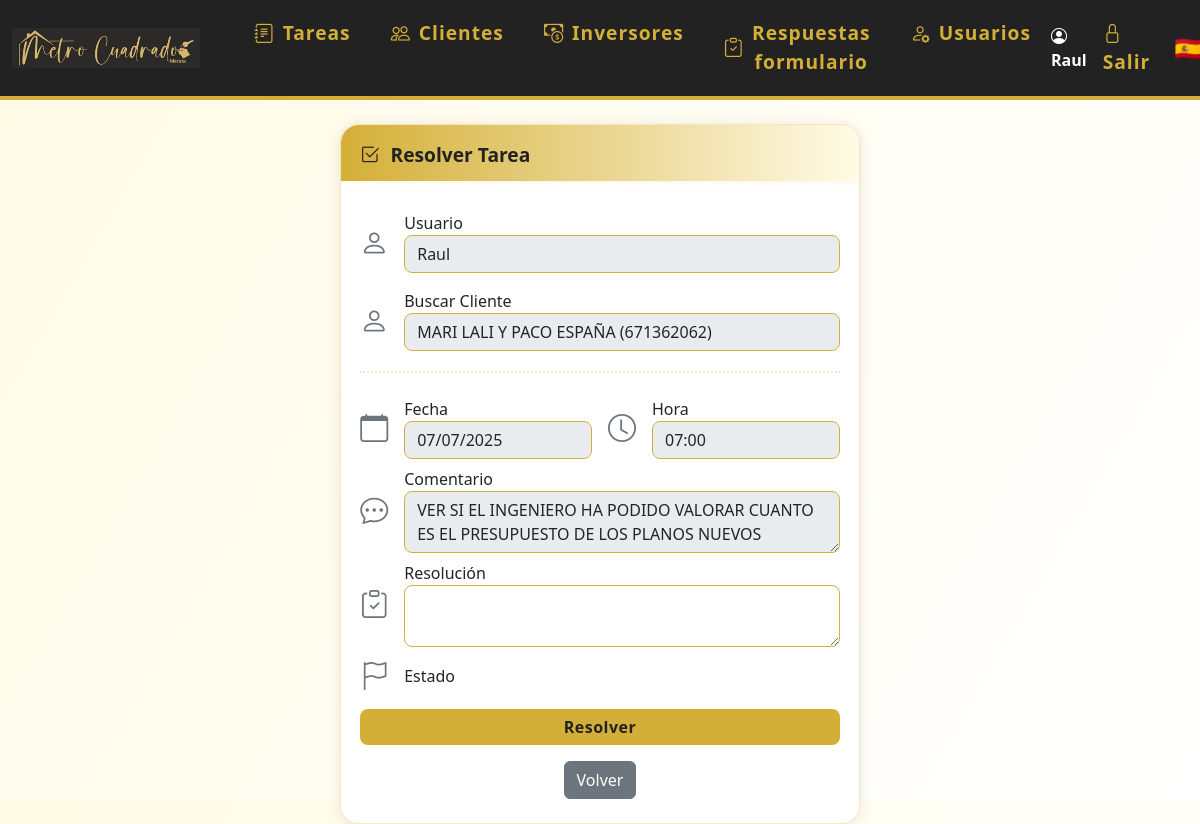
/editar_tarea/10 (signed in), run on an earlier commit of the app's database.
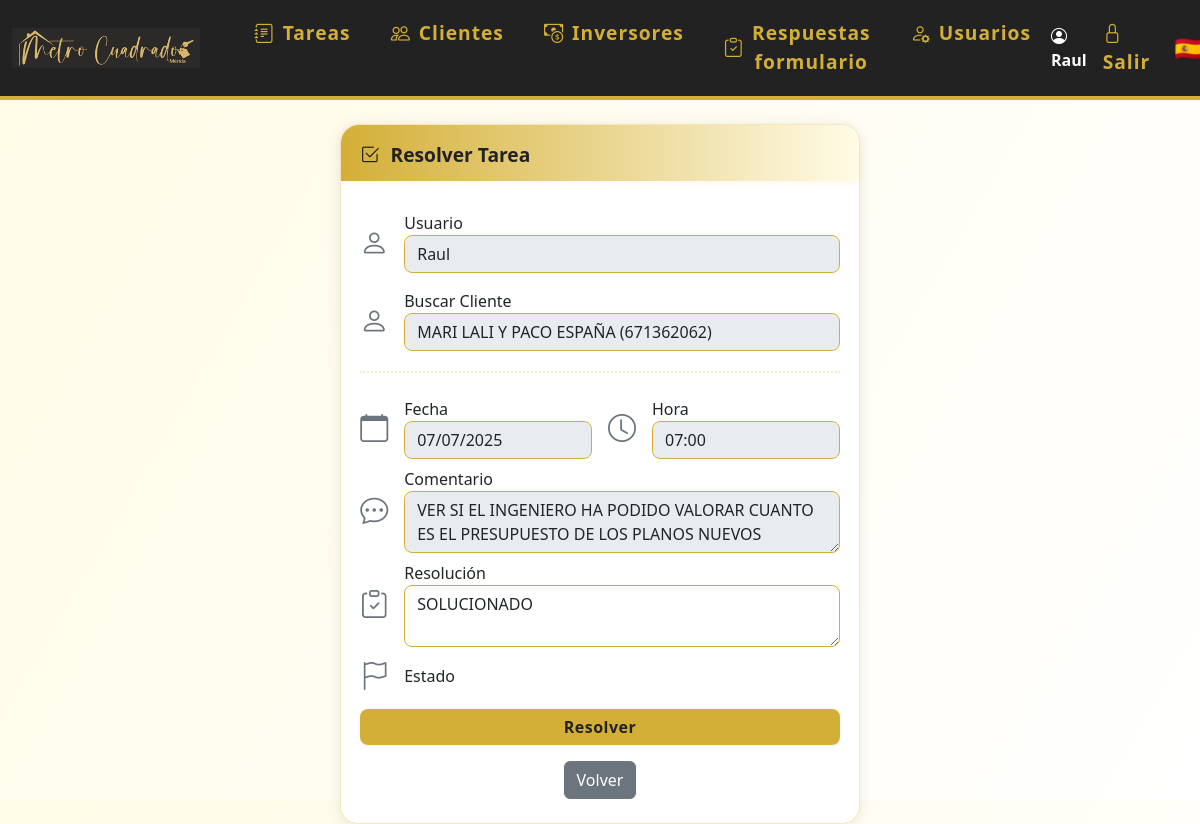
And on a later commit of the database.
### models.py (models this page shows)
class Tarea(db.Model):
    id = db.Column(db.Integer, primary_key=True)
    usuario_id = db.Column(db.Integer, db.ForeignKey('usuario.id'))
    cliente_id = db.Column(db.Integer, db.ForeignKey('cliente.id'))
    fecha = db.Column(db.Date, nullable=False)
    hora = db.Column(db.Time, nullable=True)
    comentario = db.Column(db.Text)
    resolucion = db.Column(db.Text)
    estado = db.Column(db.String(20), nullable=False, default='por_hacer')  # por_hacer, ha_comprado, ha_alquilado, cancelado
    cliente = db.relationship('Cliente', back_populates='tareas')
    usuario = db.relationship('Usuario', back_populates='tareas')

### app.py (the view, shortened to what this page needs)
@app.route('/editar_tarea/<int:tarea_id>', methods=['GET', 'POST'])
@login_required
def editar_tarea(tarea_id):
    tarea = Tarea.query.get_or_404(tarea_id)
    form = ResolverTareaForm(obj=tarea)
    form.usuario_id.choices = [(u.id, u.nombre) for u in Usuario.query.all()]
    if request.method == 'GET':
        form.usuario_id.data = tarea.usuario_id
        if tarea.cliente:
            form.cliente_nombre.data = f"{tarea.cliente.nombre} ({tarea.cliente.telefono})"
            form.cliente_id.data = tarea.cliente_id
            form.estado.data = tarea.estado
    form.estado.render_kw = {'style': 'display:none;'}
    return render_template('editar_tarea.html', form=form, tarea=tarea)

### forms.py
class ResolverTareaForm(FlaskForm):
    usuario_id = SelectField('Usuario', coerce=int, choices=[], validators=[DataRequired()])
    cliente_id = HiddenField('Cliente ID', validators=[Optional()])
    cliente_nombre = StringField('Buscar Cliente', validators=[Optional()])
    fecha = DateField('Fecha', validators=[DataRequired()])
    comentario = TextAreaField('Comentario')
    resolucion = TextAreaField('Resolución')
    estado = SelectField('Estado', choices=[('por_hacer', 'Por hacer'), ('pendiente', 'Standby'), ('cancelado', 'Cancelado'), ('reagendada', 'Reagendada')], validators=[DataRequired()])
    submit = SubmitField('Resolver tarea')

### app.py (called while the page is built)
@login_manager.user_loader
def load_user(user_id):
    return Usuario.query.get(int(user_id))

### templates/editar_tarea.html (shortened to what this page needs)
{% extends 'base.html' %}
{% block content %}
<div class="card" style="max-width:520px;margin:auto;">
  <div class="card-header-gradient">
    <span class="icon"><i class="bi bi-check2-square"></i></span> Resolver Tarea
  </div>
  <form method="POST" id="resolver-form" style="padding:0.7rem 0 0 0;">
      <div class="d-flex align-items-center gap-3 mb-3">
          <i class="bi bi-person fs-3 text-secondary"></i>
          <div class="w-100">
              {{ form.usuario_id.label }}
              {{ form.usuario_id(class_='form-control', disabled=true) }}
          </div>
      </div>
      <div class="d-flex align-items-center gap-3 mb-3">
          <i class="bi bi-person fs-3 text-secondary"></i>
          <div class="w-100 position-relative">
              {{ form.cliente_nombre.label }}
              {{ form.cliente_nombre(class_='form-control', disabled=true) }}
          </div>
      </div>
      <hr class="decor-sep">
      <div class="d-flex gap-3">
        <div class="d-flex align-items-center gap-3 mb-2 w-50">
            <i class="bi bi-calendar fs-3 text-secondary"></i>
            <div class="w-100">
                {{ form.fecha.label }}
                {{ form.fecha(class_='form-control', disabled=true) }}
            </div>
        </div>
        <div class="d-flex align-items-center gap-3 mb-2 w-50">
            <i class="bi bi-clock fs-3 text-secondary"></i>
            <div class="w-100">
                <label>Hora</label>
                <input class="form-control" value="{{ tarea.hora.strftime('%H:%M') if tarea.hora else '' }}" disabled>
            </div>
        </div>
      </div>
      <div class="d-flex align-items-center gap-3 mb-2">
          <i class="bi bi-chat-dots fs-3 text-secondary"></i>
          <div class="w-100">
              {{ form.comentario.label }}
              {{ form.comentario(class_='form-control', disabled=true) }}
          </div>
      </div>
      <div class="d-flex align-items-center gap-3 mb-2">
          <i class="bi bi-clipboard-check fs-3 text-secondary"></i>
          <div class="w-100">
              {{ form.resolucion.label }}
              {{ form.resolucion(class_='form-control', rows=2) }}
          </div>
      </div>
      <div class="d-flex align-items-center gap-3 mb-2">
          <i class="bi bi-flag fs-3 text-secondary"></i>
          <div class="w-100">
              {{ form.estado.label }}
          </div>
      </div>
      <div id="resolver-btns">
        <button type="button" class="btn btn-primary w-100 mt-1" id="btn-resolver">Resolver</button>
      </div>
  </form>
  <div class="mt-3 text-center">
    <button type="button" class="btn btn-secondary" onclick="window.history.back()">Volver</button>
  </div>
</div>
{% endblock %}

What changed in the data, as far as the page shows it:
changed Tarea "Raul": resolucion (not shown) → "SOLUCIONADO"
